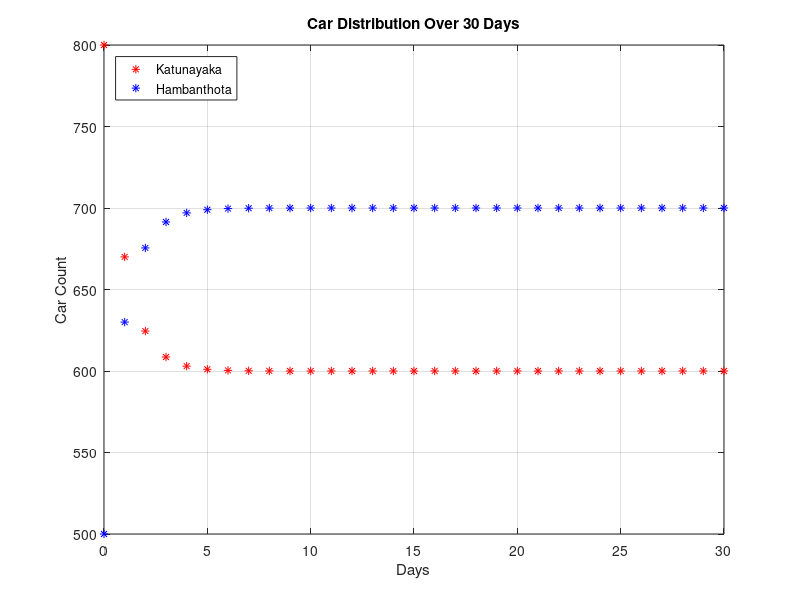
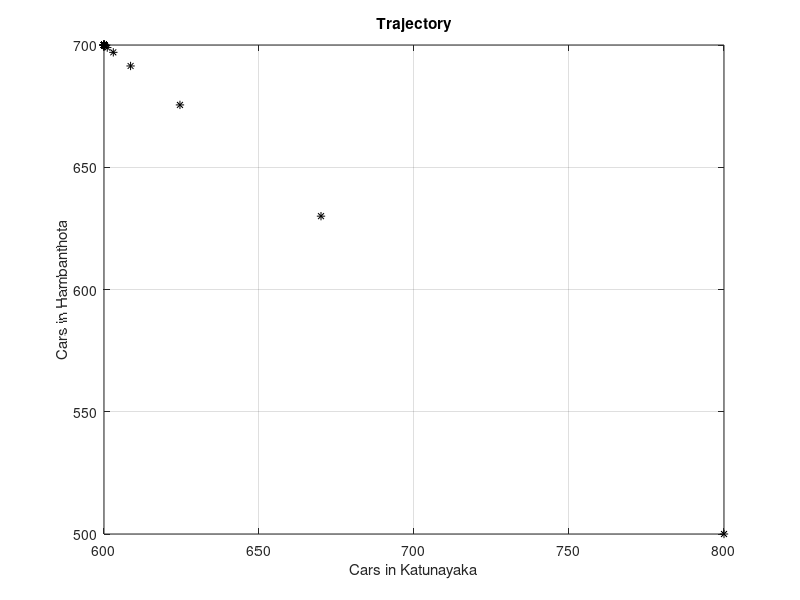

These figures' MATLAB source, in order:
# Command to Clear Command History
history -c

# Command to Clear Workspace with all Variables and Loaded Packages
clear all

# Command to Clear Command Window
clc

## Assignment 06 - Question 03 - Codes

Kn = zeros(1, 31); # 30 Predictions + 1 Initial Value
Hn = zeros(1, 31); # 30 Predictions + 1 Initial Value

Kn(1) = 800; # Initial Value
Hn(1) = 500; # Initial Value

# Calculate The Values
for i=1:30
  Kn(i+1) = 0.65 * Kn(i) + 0.30 * Hn(i);
  Hn(i+1) = 0.70 * Hn(i) + 0.35 * Kn(i);
endfor

n = [0:30]; # First 30 Days with Initial Value

# Plot The Graph
figure(1);
plot(n, Kn, '*r', n, Hn, '*b');
title('Car Distribution Over 30 Days');
xlabel('Days');
ylabel('Car Count');
grid on;
legend('Katunayaka', 'Hambanthota', 'location', 'northwest');

## Assignment 06 - Question 04 - Codes

# Plot The Trajectory of The System
figure(2);
plot(Kn, Hn, '*k');
title('Trajectory')
xlabel('Cars in Katunayaka');
ylabel('Cars in Hambanthota');
grid on;
